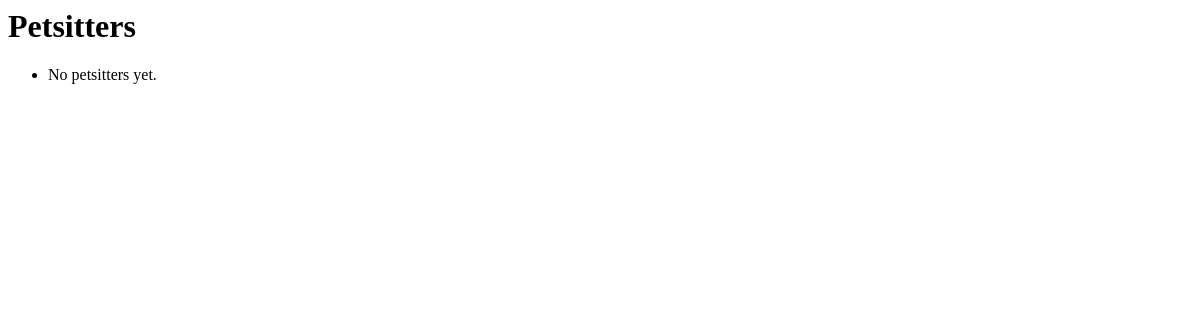
The page /petsitters/ on the database as committed earlier.
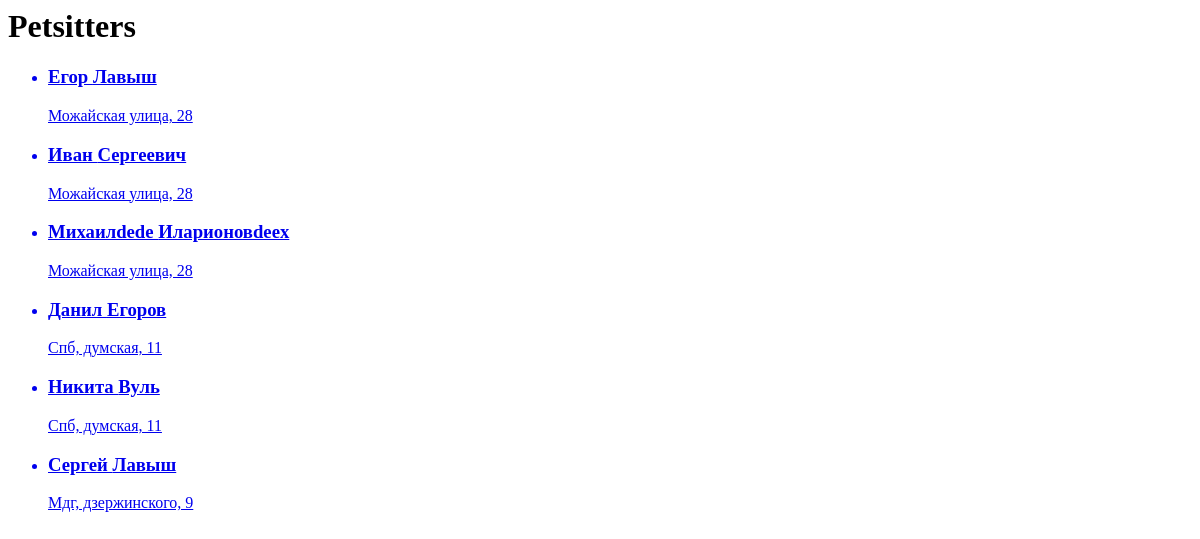
The same page on the database as committed later.
### users/models.py (models this page shows)
class User(AbstractUser):
    photo = models.ImageField(upload_to="users/", null=True, verbose_name="Фотография", blank=True)
    phone = PhoneNumberField(region='RU')
    birth_date = models.DateField(verbose_name="Дата рождения", blank=False, null=True)
    about = models.TextField()
    location = models.CharField(max_length=255)
    is_petsitter = models.BooleanField(default=False)

### main/views.py (the view)
# urls.py: path("petsitters/", views.PetsittersListView.as_view(), name="show_petsitters"),
class PetsittersListView(ListView):
    model=User
    template_name="main/petsitters_list.html"
    def get_queryset(self):
        queryset = super().get_queryset()
        return queryset.filter(is_petsitter=True)

### main/templates/main/petsitters_list.html
<h1>Petsitters</h1>
<ul>
{% for petsitter in object_list %}
    <a href="{% url 'main:petsitter_profile' petsitter.id %}">
        <li><h3>{{ petsitter.first_name}} {{petsitter.last_name }}</h3></li>
    <p>{{ petsitter.location }}</p>
    </a>
{% empty %}
    <li>No petsitters yet.</li>
{% endfor %}
</ul>

Rows that differ between the two databases and show on the page:
now on this page (row edited): User: first_name "Егор", last_name "Лавыш", location "Можайская улица, 28"
added User: first_name "Иван", last_name "Сергеевич", location "Можайская улица, 28"
added User: first_name "Михаилdede", last_name "Иларионовdeex", location "Можайская улица, 28"
added User: first_name "Данил", last_name "Егоров", location "Спб, думская, 11"
added User: first_name "Никита", last_name "Вуль", location "Спб, думская, 11"
added User: first_name "Сергей", last_name "Лавыш", location "Мдг, дзержинского, 9"
Other text that changed with them:
text no longer shown: "No petsitters yet."
